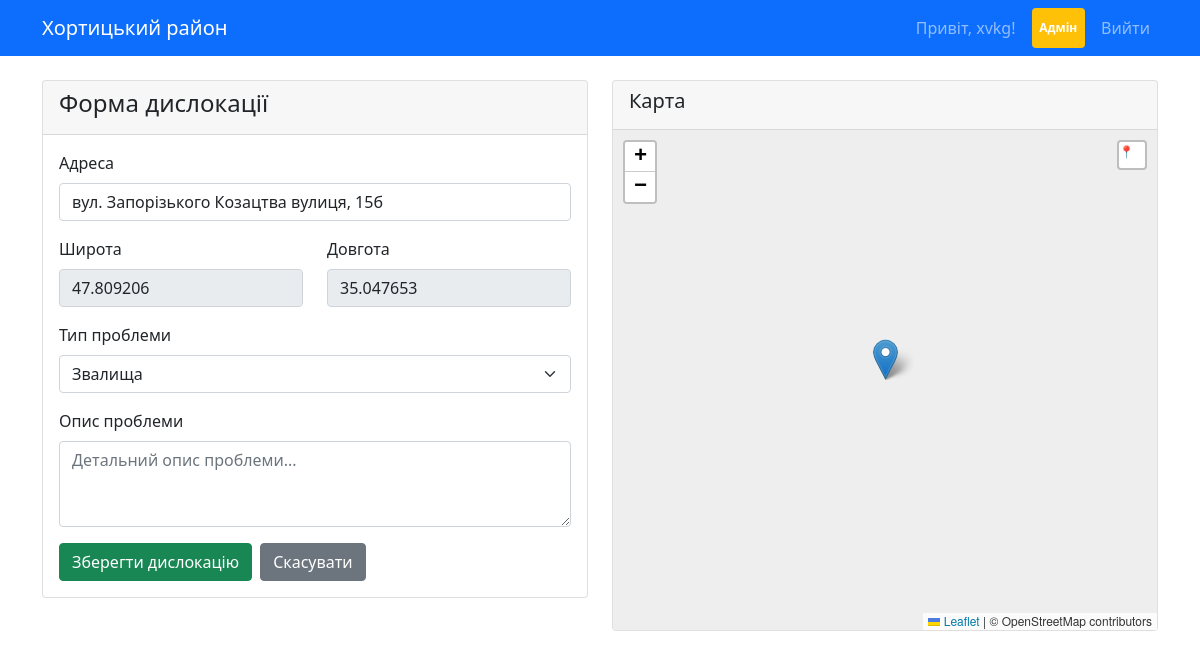
Before: /edit/9 (signed in) with the older database file.
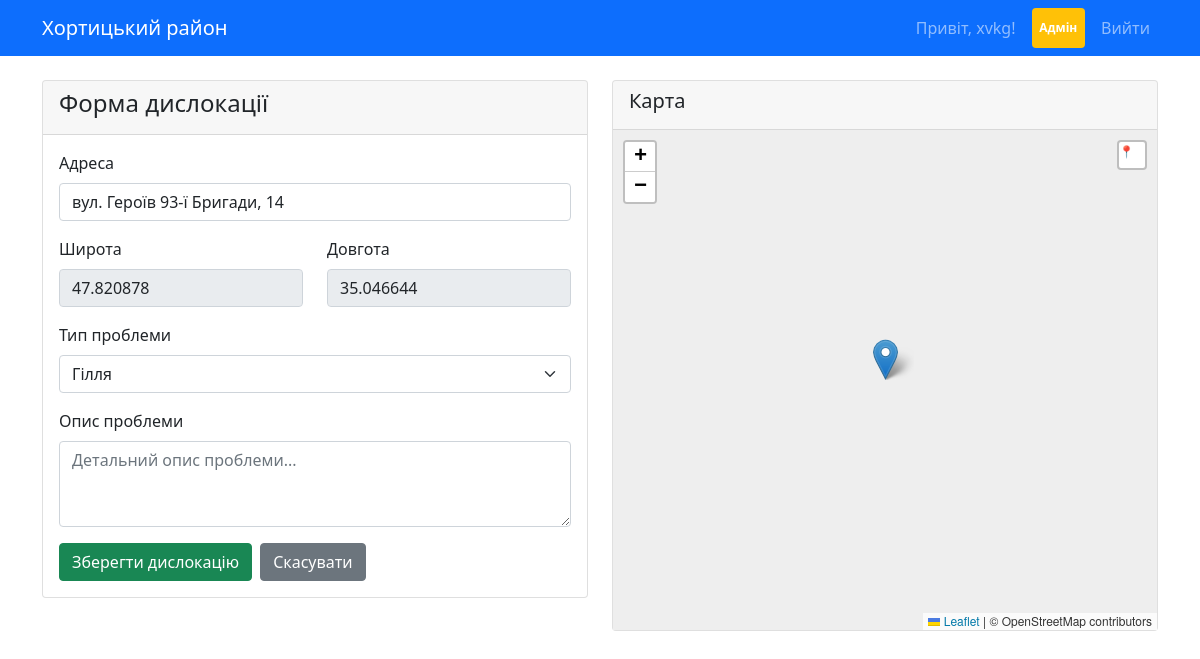
After: the same page with the newer database file.
### models.py (models this page shows, shortened)
class Location(db.Model):
    id = db.Column(db.Integer, primary_key=True)
    address = db.Column(db.String(200), nullable=False)
    latitude = db.Column(db.Float, nullable=False)
    longitude = db.Column(db.Float, nullable=False)
    problem_type = db.Column(db.String(50), nullable=False)
    status = db.Column(db.String(20), default='in_progress')
    description = db.Column(db.Text)
    date_created = db.Column(db.DateTime, default=datetime.utcnow)
    date_completed = db.Column(db.DateTime)
    created_by = db.Column(db.Integer, db.ForeignKey('user.id'))

### app.py (the view, shortened to what this page needs)
@app.route('/edit/<int:id>', methods=['GET', 'POST'])
@login_required
def edit_location(id):
    if not current_user.is_admin():
        flash('Доступ заборонено.', 'error')
        return redirect(url_for('index'))
    location = Location.query.get_or_404(id)
    form = LocationForm(obj=location)
    return render_template('add_location.html', form=form, location=location)

### forms.py
class LocationForm(FlaskForm):
    address = StringField('Адреса', validators=[DataRequired()],
                          render_kw={"placeholder": "бул.Будівельників, 19"})
    latitude = FloatField('Широта', validators=[Optional(), NumberRange(min=40, max=60)],
                          render_kw={"placeholder": "Виберіть на карті", "readonly": True})
    longitude = FloatField('Довгота', validators=[Optional(), NumberRange(min=30, max=40)],
                           render_kw={"placeholder": "Виберіть на карті", "readonly": True})
    problem_type = SelectField('Тип проблеми',
                               choices=[('Гілля', 'Гілля'), ('Листя',
                                                             'Листя'), ('Звалища', 'Звалища')],
                               validators=[DataRequired()])
    description = TextAreaField('Опис проблеми',
                                render_kw={"placeholder": "Детальний опис проблеми...", "rows": 3})
    submit = SubmitField('Зберегти дислокацію')

### app.py (called while the page is built)
@login_manager.user_loader
def load_user(user_id):
    return db.session.get(User, int(user_id))  # Новий синтаксис SQLAlchemy

### models.py (called while the page is built)
    def is_admin(self):
        return self.role == 'admin'

### templates/add_location.html (shortened to what this page needs)
{% extends "base.html" %} {% block title %} {% if location %}Редагування{% else %}Додавання{% endif %} дислокації - Хортицький район {% endblock %} {%
block content %}
<link rel="stylesheet" href="https://unpkg.com/leaflet@1.9.4/dist/leaflet.css" />
<div class="row">
    <div class="col-md-6">
        <div class="card">
            <div class="card-header">
                <h4>Форма дислокації</h4>
            </div>
            <div class="card-body">
                <form method="POST">
                    <div class="mb-3">{{ form.address.label(class="form-label") }} {{ form.address(class="form-control", id="address") }}</div>
                    <div class="row">
                        <div class="col-md-6 mb-3">
                            {{ form.latitude.label(class="form-label") }} {{ form.latitude(class="form-control", readonly=true, id="latitude") }}
                        </div>
                        <div class="col-md-6 mb-3">
                            {{ form.longitude.label(class="form-label") }} {{ form.longitude(class="form-control", readonly=true, id="longitude") }}
                        </div>
                    </div>
                    <div class="mb-3">{{ form.problem_type.label(class="form-label") }} {{ form.problem_type(class="form-select") }}</div>
                    <div class="mb-3">{{ form.description.label(class="form-label") }} {{ form.description(class="form-control") }}</div>
                    <div class="d-flex gap-2">
                        {{ form.submit(class="btn btn-success") }}
                        <a href="{{ url_for('index') }}" class="btn btn-secondary">Скасувати</a>
                    </div>
                </form>
            </div>
        </div>
    </div>
    <div class="col-md-6">
        <div class="card">
            <div class="card-header">
                <h5>Карта</h5>
            </div>
            <div class="card-body p-0">
                <div
                    id="map"
                    style="height: 500px; width: 100%; background-color: #eee"
                    data-default-lat="47.82085887156977"
                    data-default-lng="35.0326454729596"
                ></div>
            </div>
        </div>
    </div>
</div>
{% endblock %}

Changed rows visible on the page:
changed Location: address "вул. Запорізького Козацтва вулиця, 15б" → "вул. Героїв 93-ї Бригади, 14"; latitude "47.809206" → "47.820878"; longitude "35.047653" → "35.046644"; problem_type "Звалища" → "Гілля"
